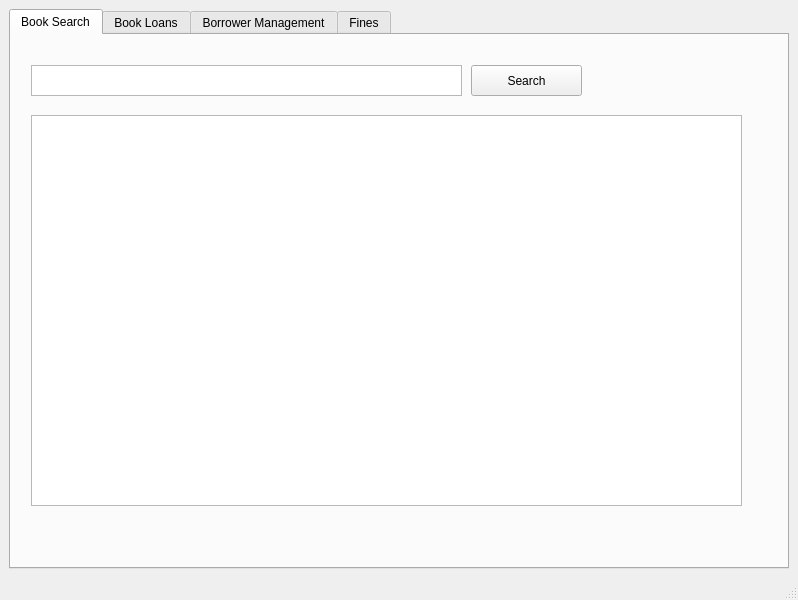
<?xml version="1.0" encoding="UTF-8"?>
<ui version="4.0">
 <class>LibraryUI</class>
 <widget class="QMainWindow" name="LibraryUI">
  <property name="geometry">
   <rect>
    <x>0</x>
    <y>0</y>
    <width>798</width>
    <height>600</height>
   </rect>
  </property>
  <property name="windowTitle">
   <string>Library Management System</string>
  </property>
  <widget class="QWidget" name="centralwidget">
   <layout class="QHBoxLayout" name="horizontalLayout">
    <item>
     <layout class="QGridLayout" name="gridLayout">
      <item row="0" column="1">
       <widget class="QTabWidget" name="tabWidget">
        <property name="currentIndex">
         <number>0</number>
        </property>
        <widget class="QWidget" name="tab_1">
         <attribute name="title">
          <string>Book Search</string>
         </attribute>
         <widget class="QPushButton" name="bsButton">
          <property name="geometry">
           <rect>
            <x>460</x>
            <y>30</y>
            <width>111</width>
            <height>31</height>
           </rect>
          </property>
          <property name="text">
           <string>Search</string>
          </property>
         </widget>
         <widget class="QTableWidget" name="bktableWidget">
          <property name="geometry">
           <rect>
            <x>20</x>
            <y>80</y>
            <width>711</width>
            <height>391</height>
           </rect>
          </property>
         </widget>
         <widget class="QTextEdit" name="bsEdit">
          <property name="geometry">
           <rect>
            <x>20</x>
            <y>30</y>
            <width>431</width>
            <height>31</height>
           </rect>
          </property>
         </widget>
        </widget>
        <widget class="QWidget" name="tab_2">
         <attribute name="title">
          <string>Book Loans</string>
         </attribute>
         <widget class="QLabel" name="label_8">
          <property name="geometry">
           <rect>
            <x>20</x>
            <y>20</y>
            <width>91</width>
            <height>16</height>
           </rect>
          </property>
          <property name="font">
           <font>
            <pointsize>12</pointsize>
            <weight>75</weight>
            <bold>true</bold>
           </font>
          </property>
          <property name="text">
           <string>Check Out :</string>
          </property>
         </widget>
         <widget class="QLineEdit" name="coutIDlineEdit">
          <property name="geometry">
           <rect>
            <x>120</x>
            <y>60</y>
            <width>113</width>
            <height>27</height>
           </rect>
          </property>
         </widget>
         <widget class="QLineEdit" name="coutISBNlineEdit">
          <property name="geometry">
           <rect>
            <x>120</x>
            <y>110</y>
            <width>113</width>
            <height>27</height>
           </rect>
          </property>
         </widget>
         <widget class="QLabel" name="label_9">
          <property name="geometry">
           <rect>
            <x>40</x>
            <y>60</y>
            <width>68</width>
            <height>17</height>
           </rect>
          </property>
          <property name="text">
           <string>Card ID :</string>
          </property>
         </widget>
         <widget class="QLabel" name="label_10">
          <property name="geometry">
           <rect>
            <x>50</x>
            <y>110</y>
            <width>51</width>
            <height>16</height>
           </rect>
          </property>
          <property name="text">
           <string>ISBN :</string>
          </property>
         </widget>
         <widget class="QPushButton" name="coutdoButton">
          <property name="geometry">
           <rect>
            <x>30</x>
            <y>160</y>
            <width>201</width>
            <height>27</height>
           </rect>
          </property>
          <property name="text">
           <string>Check Out</string>
          </property>
         </widget>
         <widget class="QTextEdit" name="coutmessagetextEdit">
          <property name="geometry">
           <rect>
            <x>20</x>
            <y>360</y>
            <width>231</width>
            <height>81</height>
           </rect>
          </property>
         </widget>
         <widget class="QPushButton" name="coutclearButton">
          <property name="geometry">
           <rect>
            <x>640</x>
            <y>460</y>
            <width>121</width>
            <height>27</height>
           </rect>
          </property>
          <property name="font">
           <font>
            <underline>false</underline>
            <strikeout>false</strikeout>
           </font>
          </property>
          <property name="text">
           <string>Clear</string>
          </property>
         </widget>
         <widget class="QLabel" name="label_11">
          <property name="geometry">
           <rect>
            <x>100</x>
            <y>340</y>
            <width>68</width>
            <height>17</height>
           </rect>
          </property>
          <property name="text">
           <string>Message:</string>
          </property>
         </widget>
         <widget class="QLabel" name="label_12">
          <property name="geometry">
           <rect>
            <x>280</x>
            <y>20</y>
            <width>101</width>
            <height>21</height>
           </rect>
          </property>
          <property name="font">
           <font>
            <pointsize>12</pointsize>
            <weight>75</weight>
            <bold>true</bold>
           </font>
          </property>
          <property name="text">
           <string>Loan Search:</string>
          </property>
         </widget>
         <widget class="QLineEdit" name="loanSearchlineEdit">
          <property name="geometry">
           <rect>
            <x>300</x>
            <y>60</y>
            <width>331</width>
            <height>27</height>
           </rect>
          </property>
         </widget>
         <widget class="QPushButton" name="loanSearchButton">
          <property name="geometry">
           <rect>
            <x>640</x>
            <y>60</y>
            <width>99</width>
            <height>27</height>
           </rect>
          </property>
          <property name="text">
           <string>Search</string>
          </property>
         </widget>
         <widget class="QLabel" name="label_13">
          <property name="geometry">
           <rect>
            <x>20</x>
            <y>220</y>
            <width>71</width>
            <height>16</height>
           </rect>
          </property>
          <property name="font">
           <font>
            <pointsize>12</pointsize>
            <weight>75</weight>
            <bold>true</bold>
           </font>
          </property>
          <property name="text">
           <string>Check In:</string>
          </property>
         </widget>
         <widget class="QLabel" name="label_14">
          <property name="geometry">
           <rect>
            <x>40</x>
            <y>250</y>
            <width>191</width>
            <height>16</height>
           </rect>
          </property>
          <property name="font">
           <font>
            <pointsize>10</pointsize>
            <italic>true</italic>
           </font>
          </property>
          <property name="text">
           <string>select rows, and press Check In</string>
          </property>
         </widget>
         <widget class="QPushButton" name="checkInButton">
          <property name="geometry">
           <rect>
            <x>30</x>
            <y>280</y>
            <width>201</width>
            <height>27</height>
           </rect>
          </property>
          <property name="text">
           <string>Check In</string>
          </property>
         </widget>
         <widget class="QTableWidget" name="loanSearchtableWidget">
          <property name="geometry">
           <rect>
            <x>300</x>
            <y>100</y>
            <width>471</width>
            <height>351</height>
           </rect>
          </property>
         </widget>
        </widget>
        <widget class="QWidget" name="tab_3">
         <attribute name="title">
          <string>Borrower Management</string>
         </attribute>
         <widget class="QLabel" name="label">
          <property name="geometry">
           <rect>
            <x>40</x>
            <y>30</y>
            <width>171</width>
            <height>21</height>
           </rect>
          </property>
          <property name="font">
           <font>
            <pointsize>14</pointsize>
            <weight>50</weight>
            <bold>false</bold>
           </font>
          </property>
          <property name="text">
           <string>Add New Borrower:</string>
          </property>
         </widget>
         <widget class="QTextEdit" name="ssn_in">
          <property name="geometry">
           <rect>
            <x>200</x>
            <y>80</y>
            <width>171</width>
            <height>31</height>
           </rect>
          </property>
         </widget>
         <widget class="QTextEdit" name="name_in">
          <property name="geometry">
           <rect>
            <x>200</x>
            <y>130</y>
            <width>281</width>
            <height>31</height>
           </rect>
          </property>
         </widget>
         <widget class="QTextEdit" name="address_in">
          <property name="geometry">
           <rect>
            <x>200</x>
            <y>180</y>
            <width>401</width>
            <height>31</height>
           </rect>
          </property>
         </widget>
         <widget class="QTextEdit" name="phone_in">
          <property name="geometry">
           <rect>
            <x>310</x>
            <y>230</y>
            <width>171</width>
            <height>31</height>
           </rect>
          </property>
         </widget>
         <widget class="QLabel" name="label_2">
          <property name="geometry">
           <rect>
            <x>70</x>
            <y>90</y>
            <width>101</width>
            <height>16</height>
           </rect>
          </property>
          <property name="text">
           <string>SSN (9 digits) :</string>
          </property>
         </widget>
         <widget class="QLabel" name="label_3">
          <property name="geometry">
           <rect>
            <x>70</x>
            <y>140</y>
            <width>68</width>
            <height>17</height>
           </rect>
          </property>
          <property name="text">
           <string>Name :</string>
          </property>
         </widget>
         <widget class="QLabel" name="label_4">
          <property name="geometry">
           <rect>
            <x>70</x>
            <y>190</y>
            <width>71</width>
            <height>16</height>
           </rect>
          </property>
          <property name="text">
           <string>Address :</string>
          </property>
         </widget>
         <widget class="QLabel" name="label_5">
          <property name="geometry">
           <rect>
            <x>70</x>
            <y>240</y>
            <width>221</width>
            <height>16</height>
           </rect>
          </property>
          <property name="text">
           <string>Phone (10 digits, not required) :</string>
          </property>
         </widget>
         <widget class="QLabel" name="label_6">
          <property name="geometry">
           <rect>
            <x>70</x>
            <y>290</y>
            <width>101</width>
            <height>16</height>
           </rect>
          </property>
          <property name="text">
           <string>Generated ID :</string>
          </property>
         </widget>
         <widget class="QTextEdit" name="id_out">
          <property name="geometry">
           <rect>
            <x>200</x>
            <y>280</y>
            <width>101</width>
            <height>31</height>
           </rect>
          </property>
         </widget>
         <widget class="QPushButton" name="createNewBorrowerButton">
          <property name="geometry">
           <rect>
            <x>70</x>
            <y>350</y>
            <width>99</width>
            <height>27</height>
           </rect>
          </property>
          <property name="text">
           <string>Create !</string>
          </property>
         </widget>
         <widget class="QPushButton" name="clearInfoButtonTab3">
          <property name="geometry">
           <rect>
            <x>70</x>
            <y>400</y>
            <width>99</width>
            <height>27</height>
           </rect>
          </property>
          <property name="text">
           <string>Clear</string>
          </property>
         </widget>
         <widget class="QTextEdit" name="message_box">
          <property name="geometry">
           <rect>
            <x>230</x>
            <y>380</y>
            <width>161</width>
            <height>101</height>
           </rect>
          </property>
         </widget>
         <widget class="QLabel" name="label_7">
          <property name="geometry">
           <rect>
            <x>280</x>
            <y>360</y>
            <width>68</width>
            <height>17</height>
           </rect>
          </property>
          <property name="text">
           <string>Message</string>
          </property>
         </widget>
        </widget>
        <widget class="QWidget" name="tab_4">
         <attribute name="title">
          <string>Fines</string>
         </attribute>
         <widget class="QLabel" name="label_15">
          <property name="geometry">
           <rect>
            <x>620</x>
            <y>50</y>
            <width>68</width>
            <height>17</height>
           </rect>
          </property>
          <property name="font">
           <font>
            <italic>true</italic>
            <underline>false</underline>
           </font>
          </property>
          <property name="text">
           <string>Message:</string>
          </property>
         </widget>
         <widget class="QTextEdit" name="finetextEdit">
          <property name="geometry">
           <rect>
            <x>550</x>
            <y>70</y>
            <width>211</width>
            <height>121</height>
           </rect>
          </property>
         </widget>
         <widget class="QTableWidget" name="finetableWidget">
          <property name="geometry">
           <rect>
            <x>20</x>
            <y>70</y>
            <width>521</width>
            <height>381</height>
           </rect>
          </property>
         </widget>
         <widget class="QLineEdit" name="finelineEdit">
          <property name="geometry">
           <rect>
            <x>20</x>
            <y>30</y>
            <width>291</width>
            <height>31</height>
           </rect>
          </property>
         </widget>
         <widget class="QPushButton" name="fineinfoupdateButton">
          <property name="geometry">
           <rect>
            <x>310</x>
            <y>30</y>
            <width>121</width>
            <height>31</height>
           </rect>
          </property>
          <property name="text">
           <string>Fines Search</string>
          </property>
         </widget>
         <widget class="QPushButton" name="fineclearButton">
          <property name="geometry">
           <rect>
            <x>430</x>
            <y>30</y>
            <width>111</width>
            <height>31</height>
           </rect>
          </property>
          <property name="text">
           <string>Clear</string>
          </property>
         </widget>
         <widget class="QLabel" name="label_16">
          <property name="geometry">
           <rect>
            <x>550</x>
            <y>210</y>
            <width>131</width>
            <height>21</height>
           </rect>
          </property>
          <property name="font">
           <font>
            <pointsize>10</pointsize>
            <italic>true</italic>
           </font>
          </property>
          <property name="text">
           <string>Pay Fine Direction:</string>
          </property>
         </widget>
         <widget class="QLabel" name="label_17">
          <property name="geometry">
           <rect>
            <x>550</x>
            <y>230</y>
            <width>211</width>
            <height>17</height>
           </rect>
          </property>
          <property name="font">
           <font>
            <pointsize>10</pointsize>
            <italic>true</italic>
           </font>
          </property>
          <property name="text">
           <string>Select Rows Left, Press Pay It!</string>
          </property>
         </widget>
         <widget class="QPushButton" name="finepayButton">
          <property name="geometry">
           <rect>
            <x>550</x>
            <y>250</y>
            <width>211</width>
            <height>31</height>
           </rect>
          </property>
          <property name="text">
           <string>Pay It!</string>
          </property>
         </widget>
         <widget class="QLabel" name="label_18">
          <property name="geometry">
           <rect>
            <x>550</x>
            <y>290</y>
            <width>221</width>
            <height>16</height>
           </rect>
          </property>
          <property name="font">
           <font>
            <pointsize>8</pointsize>
            <weight>75</weight>
            <bold>true</bold>
           </font>
          </property>
          <property name="text">
           <string>Note: only instock book fine can be paid!</string>
          </property>
         </widget>
        </widget>
       </widget>
      </item>
     </layout>
    </item>
   </layout>
  </widget>
  <widget class="QMenuBar" name="menubar">
   <property name="geometry">
    <rect>
     <x>0</x>
     <y>0</y>
     <width>798</width>
     <height>25</height>
    </rect>
   </property>
  </widget>
  <widget class="QStatusBar" name="statusbar"/>
 </widget>
 <resources/>
 <connections/>
</ui>
